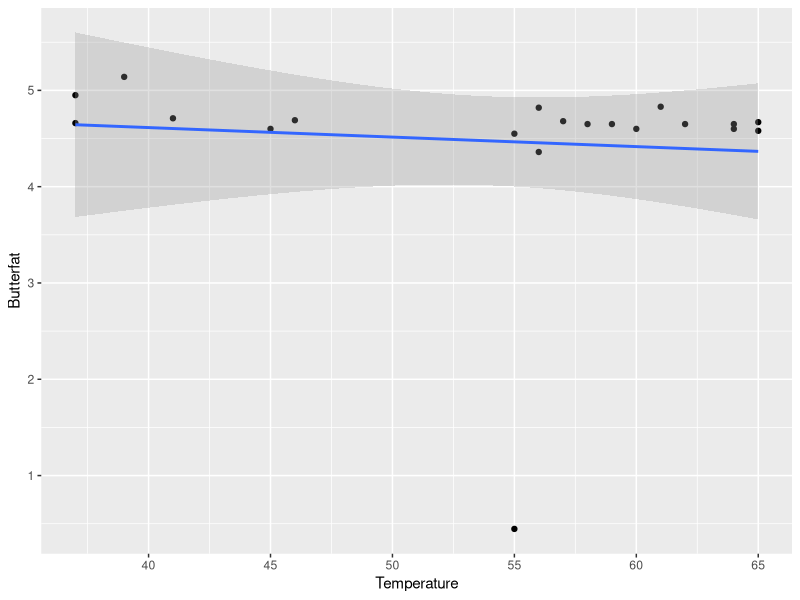

Generate this figure with R:
# The following data set includes measurements on: X, temperature (degrees Fahrenheit), 
# and y, percent butterfat for 10 cows across 20 consecutive days. These data are courtesy 
# of Dr. Jason Osborne at NCSU.

x <- c(64,65,65,64,61,55,39,41,46,59,56,56,62,37,37,45,57,58,60,55)
y <- c(4.65,4.58,4.67,4.60,4.83,4.55,5.14,4.71,4.69,4.65,4.36,4.82,4.65,4.66,4.95,4.60,4.68,4.65,4.6,.446)

# alternate test data:
# x <- c(1:6)
# y <- c(2, 3, 4, 2, 3, 4)

# Compute and report Pearson's sample correlation coefficient for these data. What two 
# aspects of the relationship between temperature and butterfat are described by this
# correlation? Write a few sentences to interpret this statistic.

data <- data.frame(Temperature=x, Butterfat=y)
correlation <- cor.test(data$Temperature, data$Butterfat, method = "pearson")
print(correlation)

# data:  data$Temperature and data$Butterfat
# t = -0.42257, df = 18, p-value = 0.6776
# alternative hypothesis: true correlation is not equal to 0
# 95 percent confidence interval:
#  -0.5188745  0.3591623
# sample estimates:
#         cor
# -0.09911088

# For visual representation of the data:
# https://www.r-bloggers.com/2021/10/pearson-correlation-in-r/
library(ggplot2)
gg <- ggplot(data, aes(Temperature, Butterfat)) + 
      geom_point() + 
      geom_smooth(alpha=0.3, method="lm")
print(gg)


# The Pearson correlation test measures the strength of a linear relationship between
# two variables. After running cor.test, the correlation coefficient is -0.09911088
# However, we can see that the p-value is greater than 0.05. This means that there 
# is insufficient evidence to denote a significant linear relationship between 
# temperature and butterfat.